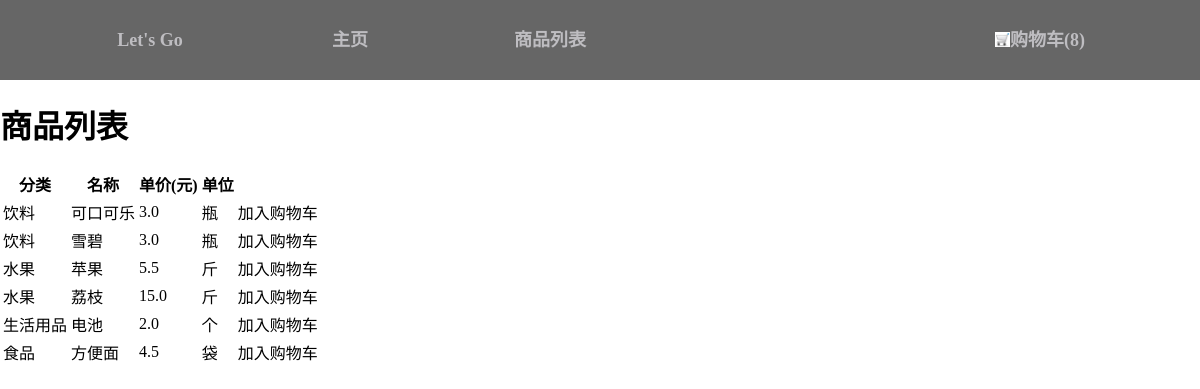
The app's page /shopping_list with its own data.
### post/models.py (models this page shows, shortened)
class Goodslist(models.Model):
    author = models.ForeignKey('auth.User')
    classification=models.CharField(max_length=10,default='')
    name= models.CharField(max_length=10,default='')
    price=models.FloatField(max_length=10,default=0)
    unit=models.CharField(max_length=10,default='')
    count = models.IntegerField(default=1,null=False)
    subtotal=models.FloatField(max_length=10,default=0)

### post/views.py (the view, shortened to what this page needs)
# urls.py: url(r'^shopping_list$', views.shopping_list, name='shopping_list'),
def shopping_list(request):
    posts = Goodslist.objects.all()
    return render(request, 'post/shopping_list.html', {'goodslist': posts,'sum_count':PurchasedItems.shopping_cart()})

### post/models.py (called while the page is built)
    @classmethod
    def shopping_cart(cls):
        sum_count = 0
        for count  in PurchasedItems.objects.all():
            sum_count = sum_count + count.count
        return sum_count

### post/templates/post/shopping_list.html
{% extends 'post/base.html' %}
    {% block content %}
        <div class="list">
    <h1>商品列表</h1>
</div>
<div class="groove">
<table >
    <tr>
        <th>分类</th>
        <th>名称</th>
        <th>单价(元)</th>
        <th>单位</th>
        <th> </th>
    </tr>
      {% for post in goodslist %}
    <tr>
        <td> {{ post.classification }}</td>
        <td>{{ post.name }}</td>
        <td> {{ post.price }}</td>
        <td>{{ post.unit }} </td>
        <td ><div class="button"  id="{{ post.id }}">加入购物车</div></td>
    </tr>
    {% endfor %}
        </table>
      </div>
    {% endblock content %}

### post/static/css/base.css (style rules this page uses)
body { margin: 0; min-width: 966px; }

### records on screen
Goodslist: classification "饮料", name "可口可乐", price "3.0", unit "瓶"
Goodslist: classification "饮料", name "雪碧", price "3.0", unit "瓶"
Goodslist: classification "水果", name "苹果", price "5.5", unit "斤"
Goodslist: classification "水果", name "荔枝", price "15.0", unit "斤"
Goodslist: classification "生活用品", name "电池", price "2.0", unit "个"
Goodslist: classification "食品", name "方便面", price "4.5", unit "袋"

### other values on screen
{{ sum_count }} "8"
